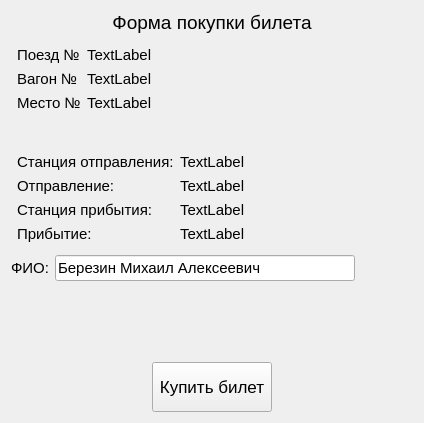
<?xml version="1.0" encoding="UTF-8"?>
<ui version="4.0">
 <class>Form</class>
 <widget class="QWidget" name="Form">
  <property name="geometry">
   <rect>
    <x>0</x>
    <y>0</y>
    <width>424</width>
    <height>423</height>
   </rect>
  </property>
  <property name="windowTitle">
   <string>Form</string>
  </property>
  <layout class="QVBoxLayout" name="verticalLayout">
   <item>
    <widget class="QLabel" name="label">
     <property name="sizePolicy">
      <sizepolicy hsizetype="Preferred" vsizetype="Fixed">
       <horstretch>0</horstretch>
       <verstretch>0</verstretch>
      </sizepolicy>
     </property>
     <property name="font">
      <font>
       <pointsize>14</pointsize>
      </font>
     </property>
     <property name="text">
      <string>Форма покупки билета</string>
     </property>
     <property name="alignment">
      <set>Qt::AlignCenter</set>
     </property>
    </widget>
   </item>
   <item>
    <layout class="QFormLayout" name="formLayout">
     <property name="leftMargin">
      <number>6</number>
     </property>
     <property name="topMargin">
      <number>6</number>
     </property>
     <property name="rightMargin">
      <number>6</number>
     </property>
     <property name="bottomMargin">
      <number>6</number>
     </property>
     <item row="0" column="0">
      <widget class="QLabel" name="label_2">
       <property name="font">
        <font>
         <pointsize>11</pointsize>
        </font>
       </property>
       <property name="text">
        <string>Поезд №</string>
       </property>
      </widget>
     </item>
     <item row="0" column="1">
      <widget class="QLabel" name="train_number_field">
       <property name="font">
        <font>
         <pointsize>11</pointsize>
        </font>
       </property>
       <property name="text">
        <string>TextLabel</string>
       </property>
      </widget>
     </item>
     <item row="1" column="0">
      <widget class="QLabel" name="label_4">
       <property name="font">
        <font>
         <pointsize>11</pointsize>
        </font>
       </property>
       <property name="text">
        <string>Вагон №</string>
       </property>
      </widget>
     </item>
     <item row="1" column="1">
      <widget class="QLabel" name="carriage_order_num_field">
       <property name="font">
        <font>
         <pointsize>11</pointsize>
        </font>
       </property>
       <property name="text">
        <string>TextLabel</string>
       </property>
      </widget>
     </item>
     <item row="2" column="0">
      <widget class="QLabel" name="label_5">
       <property name="font">
        <font>
         <pointsize>11</pointsize>
        </font>
       </property>
       <property name="text">
        <string>Место №</string>
       </property>
      </widget>
     </item>
     <item row="2" column="1">
      <widget class="QLabel" name="seat_number_field">
       <property name="font">
        <font>
         <pointsize>11</pointsize>
        </font>
       </property>
       <property name="text">
        <string>TextLabel</string>
       </property>
      </widget>
     </item>
    </layout>
   </item>
   <item>
    <layout class="QFormLayout" name="formLayout_2">
     <property name="leftMargin">
      <number>6</number>
     </property>
     <property name="topMargin">
      <number>6</number>
     </property>
     <property name="rightMargin">
      <number>6</number>
     </property>
     <property name="bottomMargin">
      <number>6</number>
     </property>
     <item row="0" column="0">
      <widget class="QLabel" name="label_8">
       <property name="font">
        <font>
         <pointsize>11</pointsize>
        </font>
       </property>
       <property name="text">
        <string>Станция отправления:</string>
       </property>
      </widget>
     </item>
     <item row="2" column="0">
      <widget class="QLabel" name="label_9">
       <property name="font">
        <font>
         <pointsize>11</pointsize>
        </font>
       </property>
       <property name="text">
        <string>Станция прибытия:</string>
       </property>
      </widget>
     </item>
     <item row="1" column="0">
      <widget class="QLabel" name="label_10">
       <property name="font">
        <font>
         <pointsize>11</pointsize>
        </font>
       </property>
       <property name="text">
        <string>Отправление:</string>
       </property>
      </widget>
     </item>
     <item row="3" column="0">
      <widget class="QLabel" name="label_11">
       <property name="font">
        <font>
         <pointsize>11</pointsize>
        </font>
       </property>
       <property name="text">
        <string>Прибытие:</string>
       </property>
      </widget>
     </item>
     <item row="0" column="1">
      <widget class="QLabel" name="departure_station_field">
       <property name="font">
        <font>
         <pointsize>11</pointsize>
        </font>
       </property>
       <property name="text">
        <string>TextLabel</string>
       </property>
      </widget>
     </item>
     <item row="2" column="1">
      <widget class="QLabel" name="arrival_station_field">
       <property name="font">
        <font>
         <pointsize>11</pointsize>
        </font>
       </property>
       <property name="text">
        <string>TextLabel</string>
       </property>
      </widget>
     </item>
     <item row="1" column="1">
      <widget class="QLabel" name="departure_datetime_field">
       <property name="font">
        <font>
         <pointsize>11</pointsize>
        </font>
       </property>
       <property name="text">
        <string>TextLabel</string>
       </property>
      </widget>
     </item>
     <item row="3" column="1">
      <widget class="QLabel" name="arrival_datetime_field">
       <property name="font">
        <font>
         <pointsize>11</pointsize>
        </font>
       </property>
       <property name="text">
        <string>TextLabel</string>
       </property>
      </widget>
     </item>
    </layout>
   </item>
   <item>
    <layout class="QFormLayout" name="formLayout_3">
     <item row="0" column="0">
      <widget class="QLabel" name="label_3">
       <property name="font">
        <font>
         <pointsize>11</pointsize>
        </font>
       </property>
       <property name="text">
        <string>ФИО:</string>
       </property>
      </widget>
     </item>
     <item row="0" column="1">
      <layout class="QHBoxLayout" name="horizontalLayout_2">
       <item>
        <widget class="QLineEdit" name="FIO_input_field">
         <property name="sizePolicy">
          <sizepolicy hsizetype="Preferred" vsizetype="Fixed">
           <horstretch>0</horstretch>
           <verstretch>0</verstretch>
          </sizepolicy>
         </property>
         <property name="minimumSize">
          <size>
           <width>300</width>
           <height>0</height>
          </size>
         </property>
         <property name="font">
          <font>
           <pointsize>11</pointsize>
          </font>
         </property>
         <property name="text">
          <string>Березин Михаил Алексеевич</string>
         </property>
        </widget>
       </item>
       <item>
        <spacer name="horizontalSpacer">
         <property name="orientation">
          <enum>Qt::Horizontal</enum>
         </property>
         <property name="sizeHint" stdset="0">
          <size>
           <width>40</width>
           <height>20</height>
          </size>
         </property>
        </spacer>
       </item>
      </layout>
     </item>
    </layout>
   </item>
   <item>
    <layout class="QHBoxLayout" name="horizontalLayout">
     <item>
      <widget class="QPushButton" name="finish_ticket_purchase_btn">
       <property name="sizePolicy">
        <sizepolicy hsizetype="Fixed" vsizetype="Fixed">
         <horstretch>0</horstretch>
         <verstretch>0</verstretch>
        </sizepolicy>
       </property>
       <property name="minimumSize">
        <size>
         <width>120</width>
         <height>50</height>
        </size>
       </property>
       <property name="font">
        <font>
         <pointsize>13</pointsize>
        </font>
       </property>
       <property name="text">
        <string>Купить билет</string>
       </property>
      </widget>
     </item>
    </layout>
   </item>
  </layout>
 </widget>
 <resources/>
 <connections/>
</ui>
